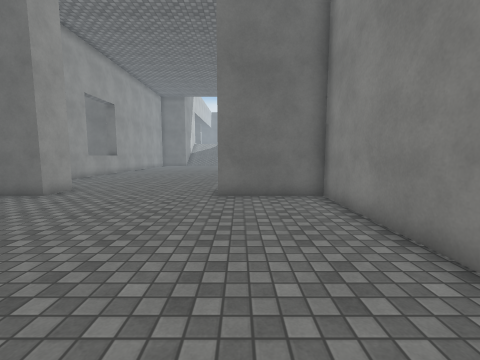
view 1 (above)

22 first-person views from a walk through a Unity game level. The camera is 1.4 m above the floor, tilts 6° down and sees 90° across. The floor is counted in squares, 1 m on a side. Each view is taken from the middle of a square. On the plan, view 1 faces up. The plan holds only what a view shows up to about 13 squares ahead; the rest is blank. The place goes on beyond the plan. Surface patterns are stand-ins for the level's own textures.

view 2
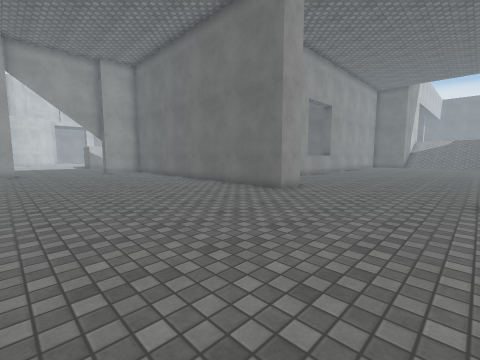

view 3
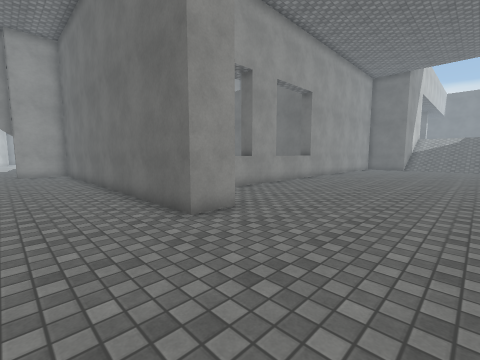

view 4
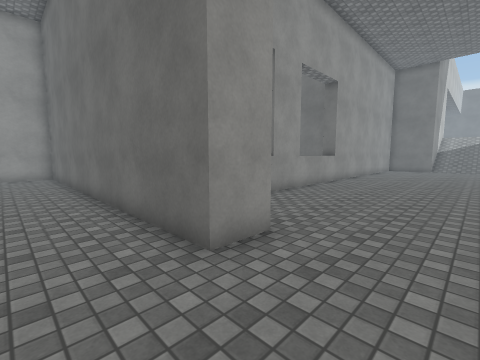

view 5
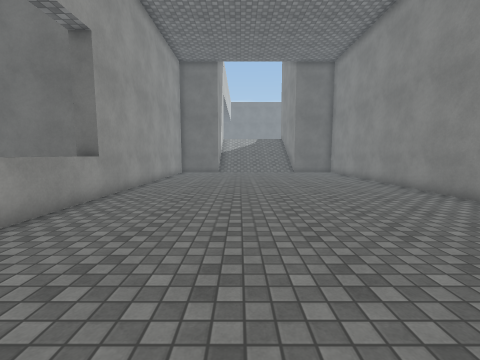

view 6
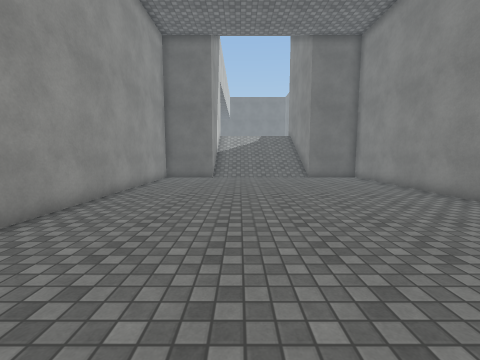

view 7
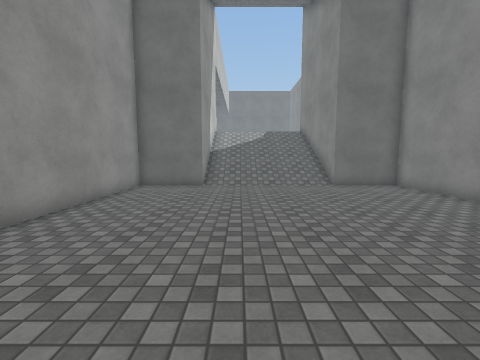

view 8
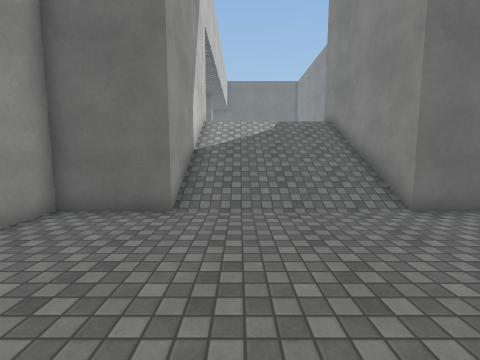

view 9
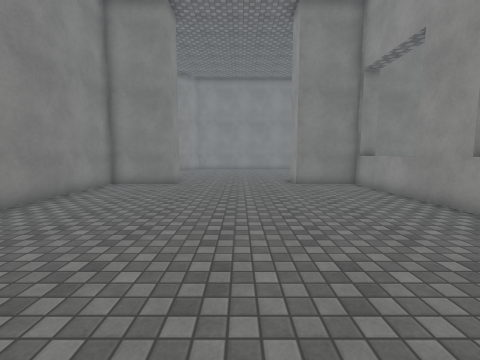

view 10
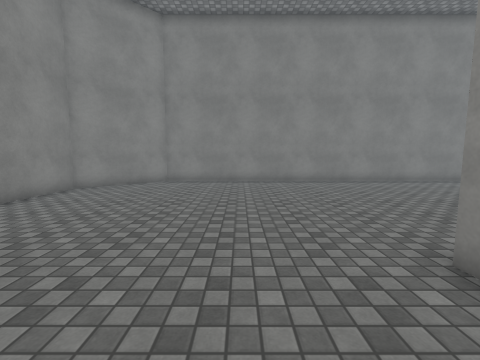

view 11
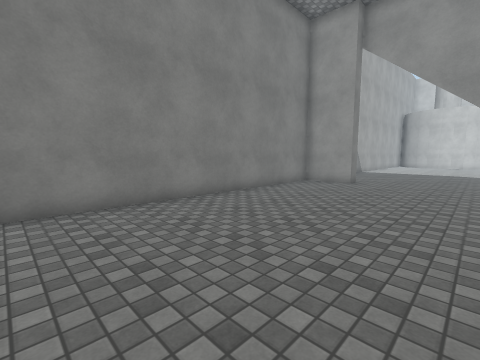

view 12
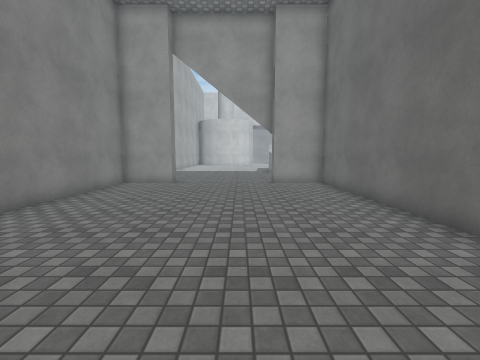

view 13
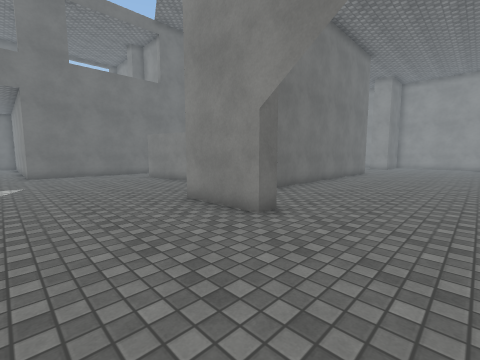

view 14
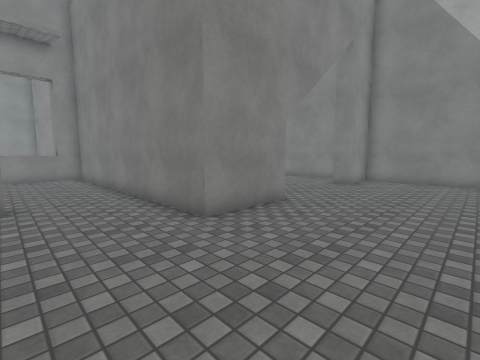

view 15
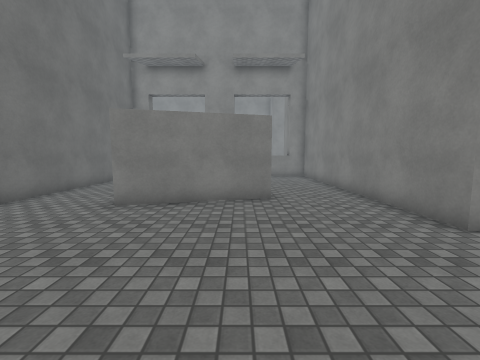

view 16
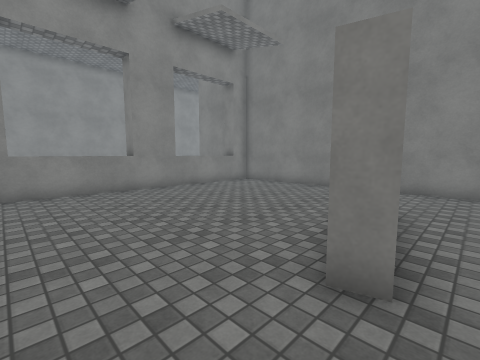

view 17
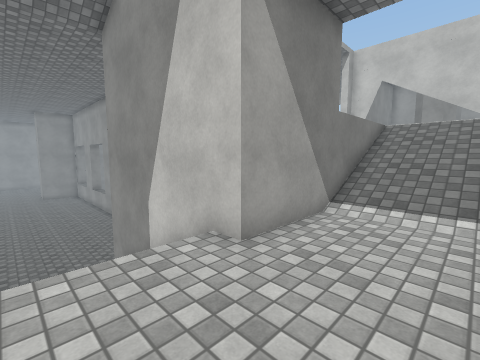

view 18
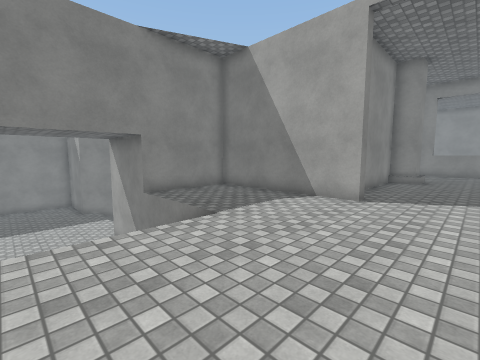

view 19
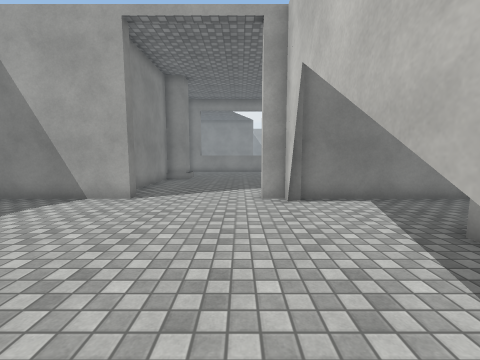

view 20
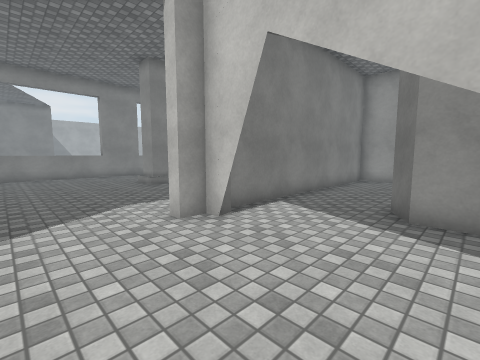

view 21
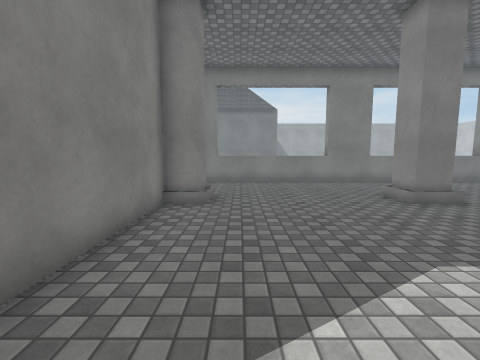

view 22
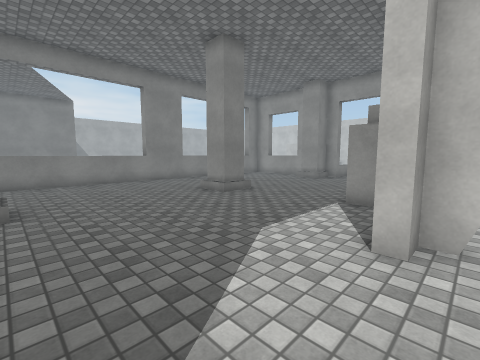

### Floor plan
Key: @ floor where view 1 was taken; # wall or solid block; . main floor; : floor 3 m higher than the main floor; + floor 5.5 m higher than the main floor; / step, stairs or slope; = window, fence, low wall or low ledge; ^ raised ledge.
Columns run from 26 left of view 1 to 3 right of it. Each row starts with its distance up from view 1.
 40       ++ +++       ::::::
 39     #   ++++/////::::::::
 38    +#+++++++/////:::::::
 37   #+++++++++/////::::::
 36  ##+++++++++++++####:::  #
 35 ++++++++++++++++#  #/////#
 34 ++++++++++++++++#  #/////#
 33 ++++#+++++++++++#  #/////#
 32 ######++++#######  #/////#
 31   #+++++++#        #/////#
 30   #+++++++#     ####/////####
 29  /++++++++#     #...........#
 28  /++++++++#     #...........#
 27  /++++++++#     #...........#
 26  /##+++++##     #...........#
 25    #+++++#      #...........#
 24    +++++++      #...........#
 23   ++++++++      #...........#
 22  /++++++++      #...........#
 21  /++++++++      #...........#
 20 .###=====########...........#
 19 ..    ..........#...........#
 18 ...  ...........^...........#
 17 ................^...........
 16 .......#........^...........
 15 .......#........#...........#
 14 .......##.......#...........#
 13 ........#.......^...........#
 12 ........#.......^...........#
 11 ................^...........#
 10 ................^...........#
  9 .....###############.....####
  8 ....################.....#####
  7 ....##.......................#
  6 ....##.......................#
  5 .............................#
  4 .............................#
  3 .............................#
  2 .............................#
  1 .............................#
  0 ....##....................@.##
 -1 ....##.....................##
 -2 ############################

Where each view was taken, in squares from view 1:
view 1: 0 up, 0 right, facing up
view 2: 0 up, 1 left, facing up-left
view 3: 5 up, 2 left, facing up-left
view 4: 6 up, 4 left, facing up-left
view 5: 11 up, 5 left, facing up
view 6: 15 up, 5 left, facing up
view 7: 19 up, 5 left, facing up
view 8: 24 up, 5 left, facing up
view 9: 21 up, 4 left, facing down
view 10: 11 up, 4 left, facing down
view 11: 5 up, 9 left, facing down-left
view 12: 4 up, 9 left, facing left
view 13: 2 up, 26 left, facing up-right
view 14: 12 up, 26 left, facing down-right
view 15: 13 up, 26 left, facing right
view 16: 19 up, 20 left, facing down-right
view 17: 39 up, 4 left, facing down-left
view 18: 40 up, 19 left, facing down-right
view 19: 40 up, 20 left, facing down
view 20: 37 up, 18 left, facing down-left
view 21: 33 up, 18 left, facing down
view 22: 33 up, 17 left, facing down-left
